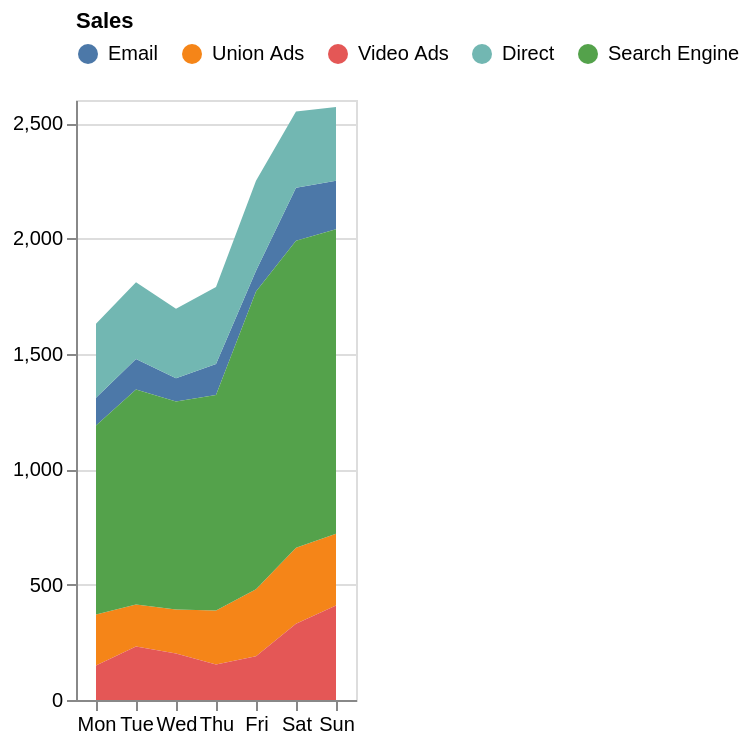

The Vega-Lite source for this figure:
### Vega-Lite specification from a JSON file in a GitHub repository (floating-point values rounded to 4 significant figures)
{"$schema": "https://vega.github.io/schema/vega-lite/v5.json", "data": {"values": [{"sales": "Email", "weekday": "Mon", "total": 120}, {"sales": "Email", "weekday": "Tue", "total": 132}, {"sales": "Email", "weekday": "Wed", "total": 101}, {"sales": "Email", "weekday": "Thu", "total": 134}, {"sales": "Email", "weekday": "Fri", "total": 90}, {"sales": "Email", "weekday": "Sat", "total": 230}, {"sales": "Email", "weekday": "Sun", "total": 210}, {"sales": "Union Ads", "weekday": "Mon", "total": 220}, {"sales": "Union Ads", "weekday": "Tue", "total": 182}, {"sales": "Union Ads", "weekday": "Wed", "total": 191}, {"sales": "Union Ads", "weekday": "Thu", "total": 234}, {"sales": "Union Ads", "weekday": "Fri", "total": 290}, {"sales": "Union Ads", "weekday": "Sat", "total": 330}, {"sales": "Union Ads", "weekday": "Sun", "total": 310}, {"sales": "Video Ads", "weekday": "Mon", "total": 150}, {"sales": "Video Ads", "weekday": "Tue", "total": 232}, {"sales": "Video Ads", "weekday": "Wed", "total": 201}, {"sales": "Video Ads", "weekday": "Thu", "total": 154}, {"sales": "Video Ads", "weekday": "Fri", "total": 190}, {"sales": "Video Ads", "weekday": "Sat", "total": 330}, {"sales": "Video Ads", "weekday": "Sun", "total": 410}, {"sales": "Direct", "weekday": "Mon", "total": 320}, {"sales": "Direct", "weekday": "Tue", "total": 332}, {"sales": "Direct", "weekday": "Wed", "total": 301}, {"sales": "Direct", "weekday": "Thu", "total": 334}, {"sales": "Direct", "weekday": "Fri", "total": 390}, {"sales": "Direct", "weekday": "Sat", "total": 330}, {"sales": "Direct", "weekday": "Sun", "total": 320}, {"sales": "Search Engine", "weekday": "Mon", "total": 820}, {"sales": "Search Engine", "weekday": "Tue", "total": 932}, {"sales": "Search Engine", "weekday": "Wed", "total": 901}, {"sales": "Search Engine", "weekday": "Thu", "total": 934}, {"sales": "Search Engine", "weekday": "Fri", "total": 1290}, {"sales": "Search Engine", "weekday": "Sat", "total": 1330}, {"sales": "Search Engine", "weekday": "Sun", "total": 1320}]}, "mark": "area", "encoding": {"x": {"field": "weekday", "type": "ordinal", "title": null, "axis": {"labelAngle": 0}, "sort": ["Mon", "Tue", "Wed", "Thu", "Fri", "Sat", "Sun"]}, "y": {"field": "total", "type": "quantitative", "title": null}, "color": {"field": "sales", "type": "nominal", "title": "Sales", "legend": {"orient": "top"}, "sort": ["Email", "Union Ads", "Video Ads", "Direct", "Search Engine"]}}}
